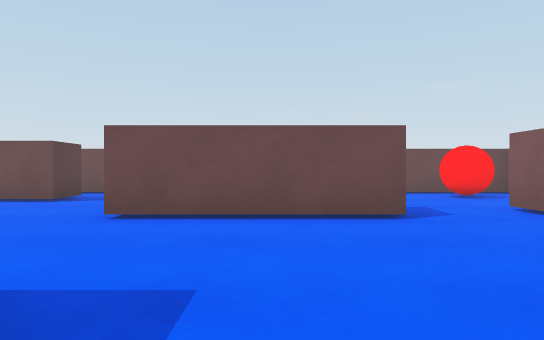
view 1 (above)

19 first-person views from a walk through a 3-D level made in the Unity game engine. The camera is 0.55 m above the floor, looks level and sees 70° across. The floor is counted in squares, 1 m on a side. Each view is taken from the middle of a square. On the plan, view 1 faces up. The plan holds only what a view shows up to about 10 squares ahead; the rest is blank.

view 2
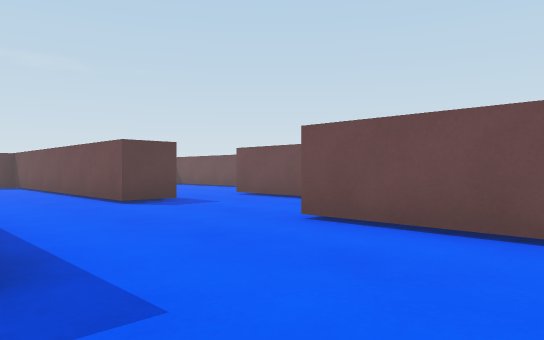

view 3
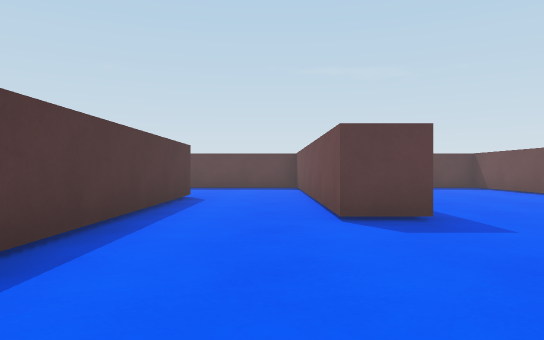

view 4
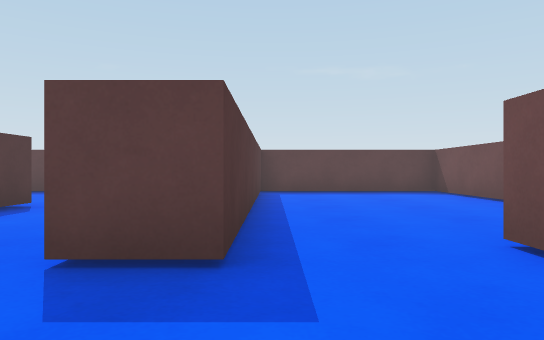

view 5
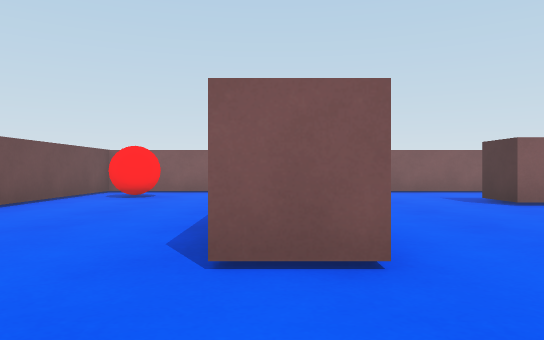

view 6
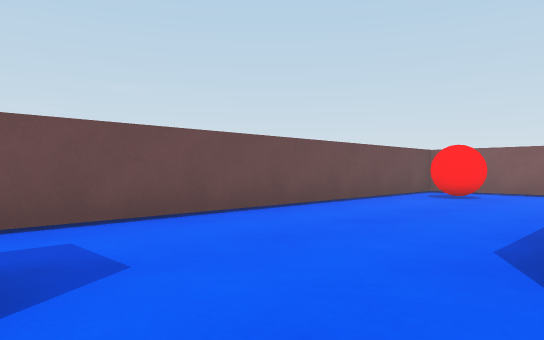

view 7
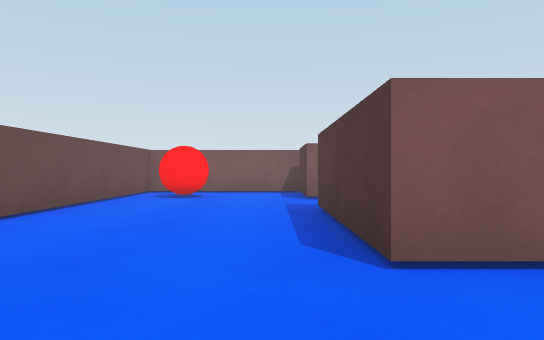

view 8
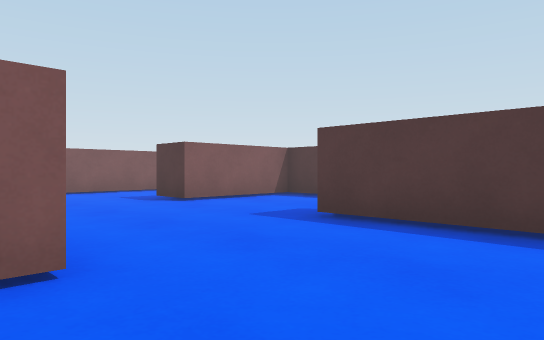

view 9
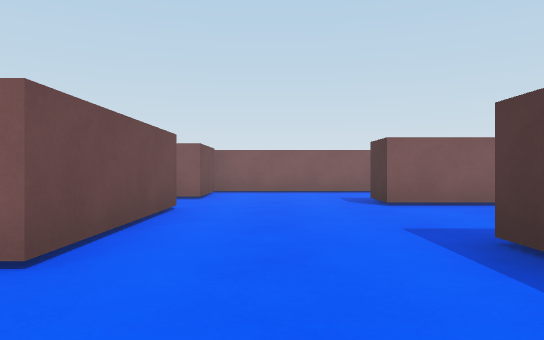

view 10
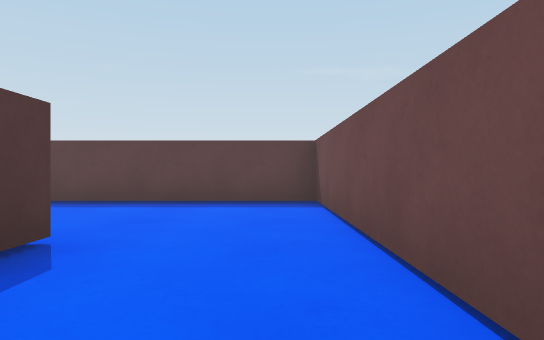

view 11
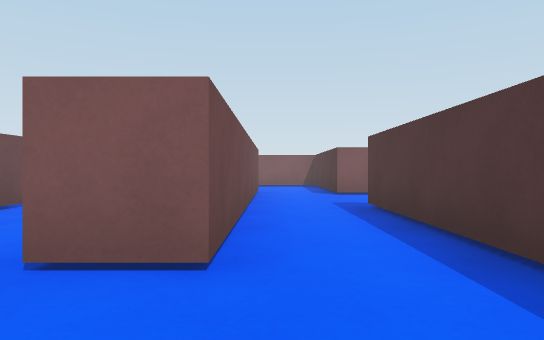

view 12
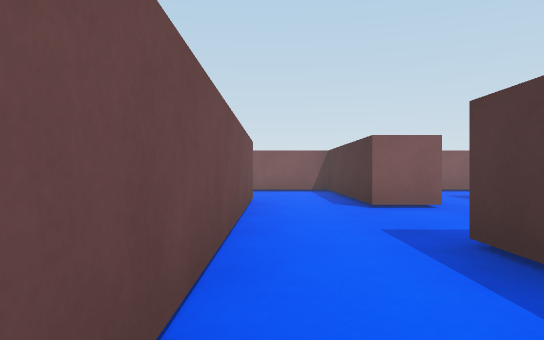

view 13
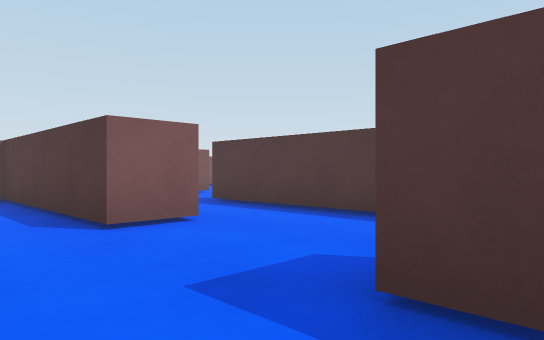

view 14
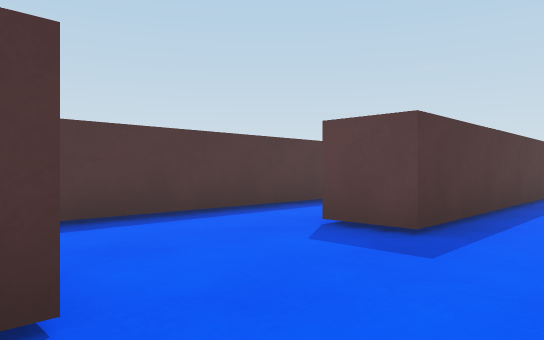

view 15
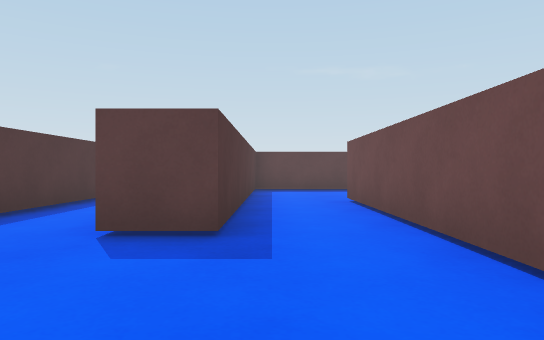

view 16
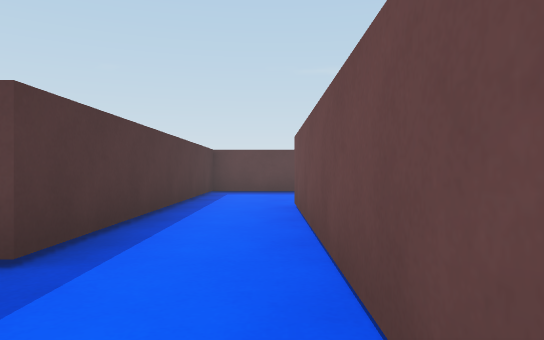

view 17
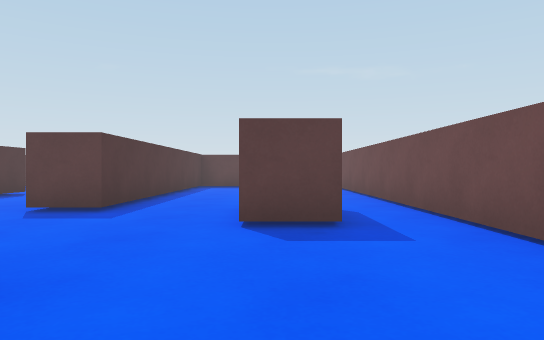

view 18
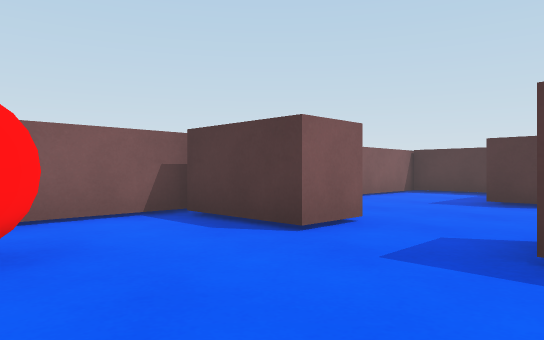

view 19
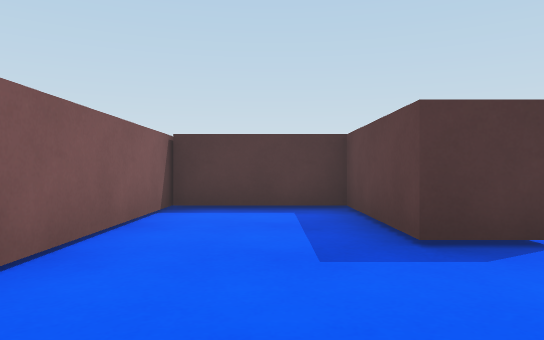

### Floor plan
Points are (right, up) in squares from view 1. A wall is a line through its corners. A room is listed if a view was taken in it or the views show most of it. See-through windows are left out.
Room 1 (views 1, 2, 3, 4, 5, 6, 7, 8, 9, 10, 14, 15, 17, 18, 19)
walls: (-4.5, 1.3) (-1, 1.3); (-1.2, 0.3) (-2.4, 0.3); (-2.4, -1.4) (1.9, -1.4) (1.9, 1.3) (2.9, 1.3) (2.9, -1.4) (5.5, -1.4); (-8.9, 1.3) (-5.5, 1.3); (-11.9, 4.7) (-5.2, 4.7) (-5.2, 3.7) (-9.4, 3.7); (5.4, -1.8) (5.4, 9) (-12.4, 9) (-12.4, 4.6)
ways out: opening at (-8.5, 2.5) to room 2; opening at (-2, -0.5) to room 2
objects: other object (-6, 7); other object (-5, 1); other object (-5, 7); other object (-4, 7); other object (-2, 5) to (-1, 5); other object (0, 5); other object (1, 5); other object (4, 5); red ball (4, 8); other object (5, 5)
Room 2 (views 11, 12, 13, 16)
walls: (-9.4, 3.7) (-12.4, 3.7) (-12.4, -1.4) (-5.2, -1.4) (-5.2, -2.5); (-9, -4.1) (-2.6, -4.1); (-2.4, 0.3) (-8.9, 0.3) (-8.9, 1.3); (-2.4, -2.5) (-2.4, -1.4)
ways out: opening at (-8.5, 2.5) to room 1; opening at (-2, -0.5) to room 1; opening at (-1.5, -3) to room 3
Room 3 (no view inside)
walls: (-2.6, -4.1) (-0.4, -4.1); (1.9, -5.8) (1.9, -4.2)
ways out: opening at (-1.5, -3) to room 2; opening at (0.5, -4.5)

Positions as (right, up) in squares from view 1, and headings:
1: (0, 0), facing up
2: (1, 1), facing up-left
3: (-1, 3), facing left
4: (-3, 5), facing left
5: (-4, 5), facing right
6: (-4, 5), facing up-right
7: (-4, 6), facing right
8: (-4, 5), facing down-right
9: (-4, 3), facing right
10: (-6, 3), facing left
11: (-11, 0), facing right
12: (-8, 0), facing right
13: (-6, 0), facing down-right
14: (-2, 0), facing down-left
15: (-2, -1), facing left
16: (-3, 0), facing left
17: (0, 7), facing left
18: (1, 8), facing down-right
19: (4, 4), facing down
